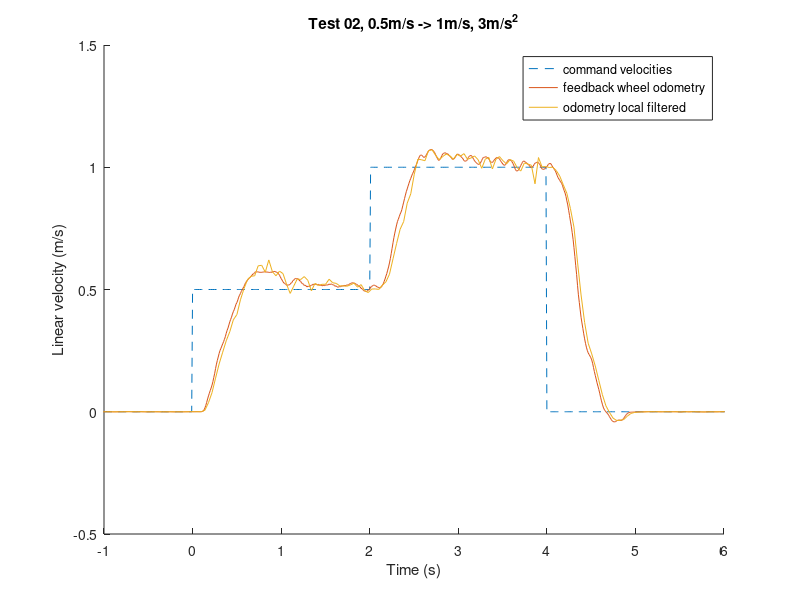

MATLAB code for this plot:
clear all;
close all;
%%%%%%%%%%%%%%%%%%% Read command velocities %%%%%%%%%%%%%%%%%%%%%%%%%%%%%%%
cmd_vel = csvread('_slash_segway_slash_cmd_vel.csv',1,0);
% Data format is: rosbagTimestamp,linear,x,y,z,angular,x,y,z
cmd_time = cmd_vel(:,1)/10^9;
cmd_lin = cmd_vel(:,3);
start_col = find(cmd_lin,1);% Find the first non-zero point
start_time = cmd_time(start_col);
cmd_time = cmd_time - start_time;
figure
hold on
plot(cmd_time,cmd_lin,'--');
%%%%%%%%%%%%%%%%%%% Read feedback_wheel_odometry %%%%%%%%%%%%%%%%%%%%%%%%%%%%%%%
% fid = fopen('wheel_odometry.csv','r');
% dlmread() and csvread() are designed to only expect numeric values, 
% So we need to delete all the non-numerics values.(Finish this step in sublime or other editers)

% Original data format is:
% rosbagTimestamp,header,seq,stamp,secs,nsecs,frame_id,child_frame_id,pose,
% pose,position,x,y,z,orientation,x,y,z,w,covariance,twist,twist,linear,x,y,z,
% angular,x,y,z,covariance

% After deleting non numeric values, data format is:
% rosbagTimestamp,seq,secs,nsecs,(position)x,(position)y,(position)z,(orientation)x,(orientation)y,(orientation)z,(orientation)w,
% covariance(36numbers),(linear)x,(linear)y,(linear)z,(angular)x,(angular)y,(angular)z,covariance(36numbers)

feedback_wheel_odometry = csvread('feedback_wheel_odometry.csv');
feedback_wheel_time = feedback_wheel_odometry(:,3) + feedback_wheel_odometry(:,4)/10^9;
feedback_wheel_time = feedback_wheel_time - start_time;
feedback_wheel_lin = feedback_wheel_odometry(:,48);
plot(feedback_wheel_time,feedback_wheel_lin);

%%%%%%%%%%%%%%%%%%% Read odometry_local_filtered %%%%%%%%%%%%%%%%%%%%%%%%%%%%%%%
odometry_local = csvread('odometry_local_filtered.csv');
odometry_local_time = odometry_local(:,3) + odometry_local(:,4)/10^9;
odometry_local_time = odometry_local_time - start_time;
odometry_local_lin = odometry_local(:,48);
plot(odometry_local_time,odometry_local_lin);
legend('command velocities','feedback wheel odometry','odometry local filtered','Location','best')
axis([-1 6 -0.5 1.5])
xlabel('Time (s)')
ylabel('Linear velocity (m/s)')
title('Test 02, 0.5m/s -> 1m/s, 3m/s^2')
